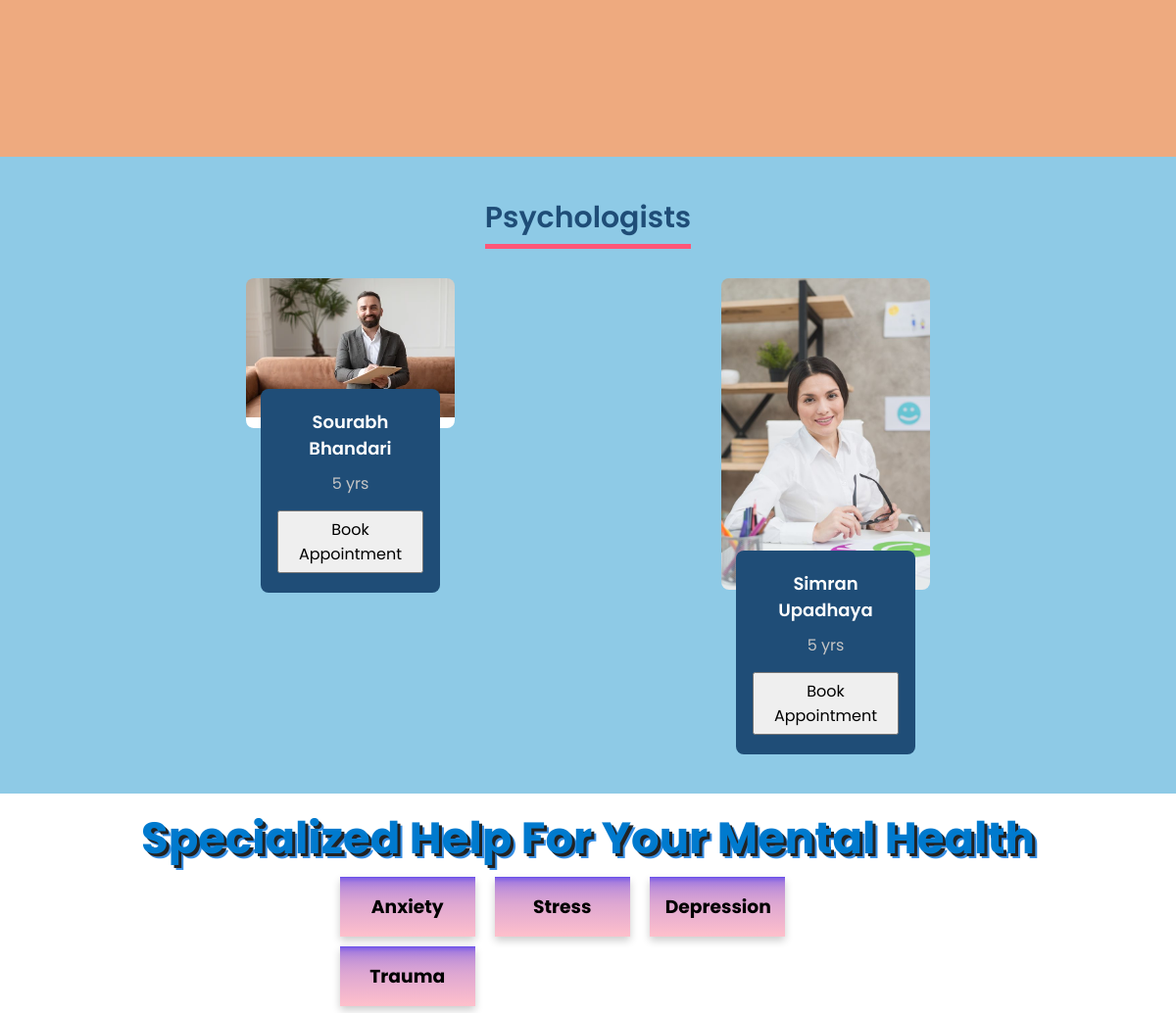
Before: /mental/ (signed in, middle part) with the older database file.
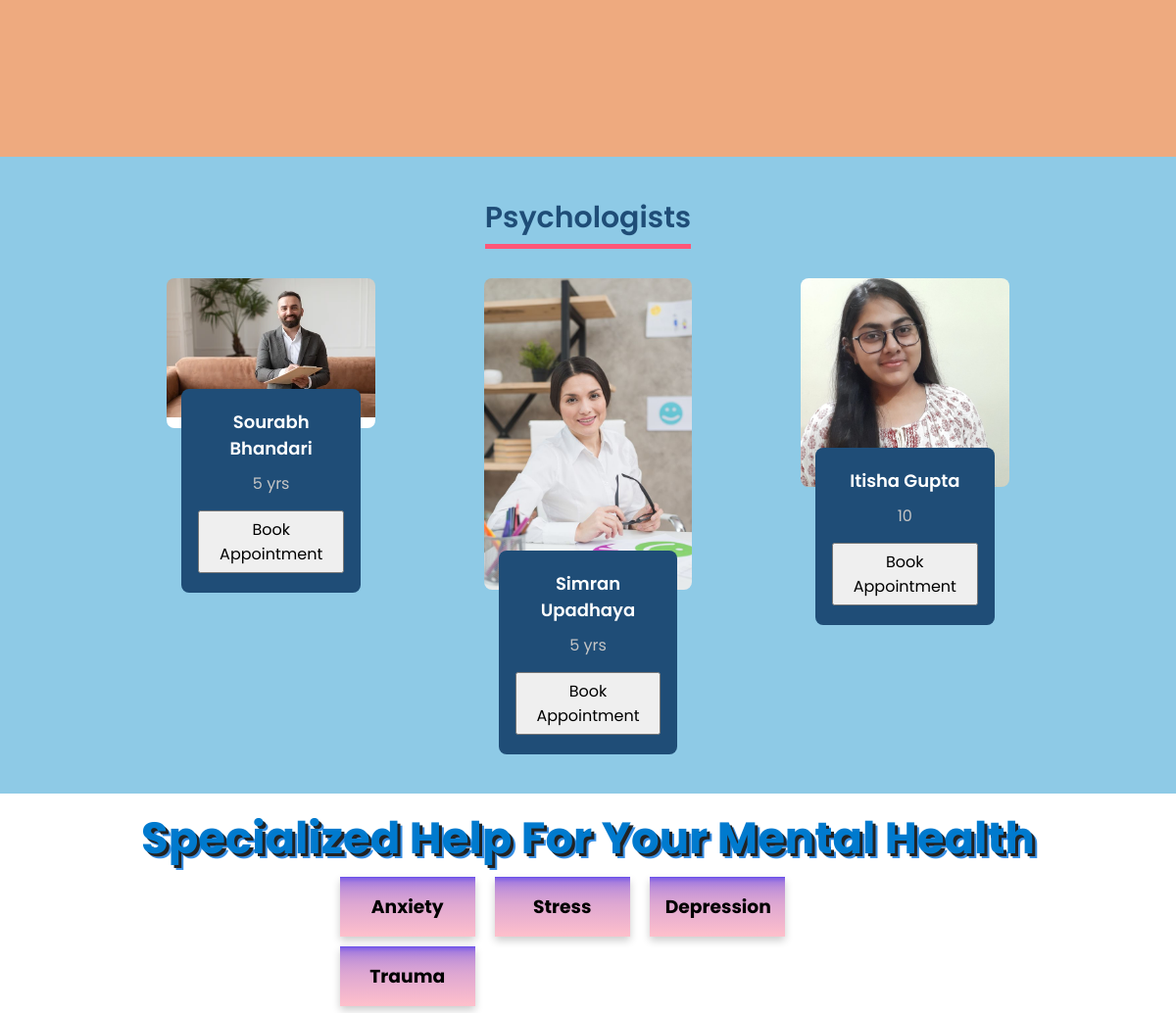
After: the same page with the newer database file.
### base/models.py (models this page shows, shortened)
class Professional(models.Model):
    user = models.OneToOneField(User, on_delete=models.CASCADE, primary_key=True)
    experience = models.CharField(max_length=20,null=True)
    contact = models.CharField(max_length=20,null=True)
    profession = models.CharField(max_length=20)
    profile_pic=models.ImageField(null=True,blank=True)
    password=models.CharField(max_length=30,blank=True)

class User(AbstractUser):
    is_customer = models.BooleanField(default=False)
    is_employee = models.BooleanField(default=False)
    first_name = models.CharField(max_length=100)
    last_name = models.CharField(max_length=100)

class PsychoDisorders(models.Model):
    pdname=models.CharField(max_length=50)

### base/views.py (the view)
# urls.py: path('mental/',views.mental,name="mental"),
@cache_control(no_cache=True, must_revalidate=True, no_store=True)
@login_required(login_url='login')
def mental(request):
    professionals= Professional.objects.filter(profession='Psychologist')
    psychoDisorder = PsychoDisorders.objects.all()
    context ={'professionals':professionals,'psychoDisorder':psychoDisorder}
    return render(request,'base/mental.html', context)

### base/templates/base/mental.html (shortened to what this page needs)
{% load static %}
<!DOCTYPE html>
<html lang="en" dir="ltr">
  <head>
    <link rel="stylesheet" href="{% static 'css/mentalL.css' %}" />
    <link
      href="https://unpkg.com/boxicons@2.0.7/css/boxicons.min.css"
      rel="stylesheet"
    />
  </head>
  <body>
    <header class="header">
    </header>
    <section class="team-section">
      <div class="team">
        <div class="title"><span>Psychologists</span></div>
        <div class="row">
          <div class="team-items">
            {% for prof in professionals %}
            <div class="item">
              {% if prof.profession == "Psychologist" %}
              <img src="{{prof.profile_pic.url}}" alt="team" />
              <div class="inner">
                <div class="info">
                  <h5>{{prof.user.first_name}} {{prof.user.last_name}}</h5>
                  <p>{{prof.experience}}</p>
                  <div class="social-links">
                    <button>Book Appointment</button>
                  </div>
                </div>
              </div>
              {% endif %}
            </div>
            {% endfor %}
          </div>
        </div>
      </div>
    </section>
    <section class="help-section" id="cards">
      <div  class="head-title"><h2 style="justify-content: center;">Specialized Help For Your Mental Health</h2></div>
      <div class="row">
        {% for psycho in psychoDisorder %}
        <div class="column">
          <div class="card">
            <h3>{{psycho.pdname}}</h3>
          </div>
        </div>
        {% endfor %}
      </div>
    </section>
  </body>
</html>

Changed rows visible on the page:
added Professional: profile_pic (picture), user.first_name "Itisha", user.last_name "Gupta", experience "10"
